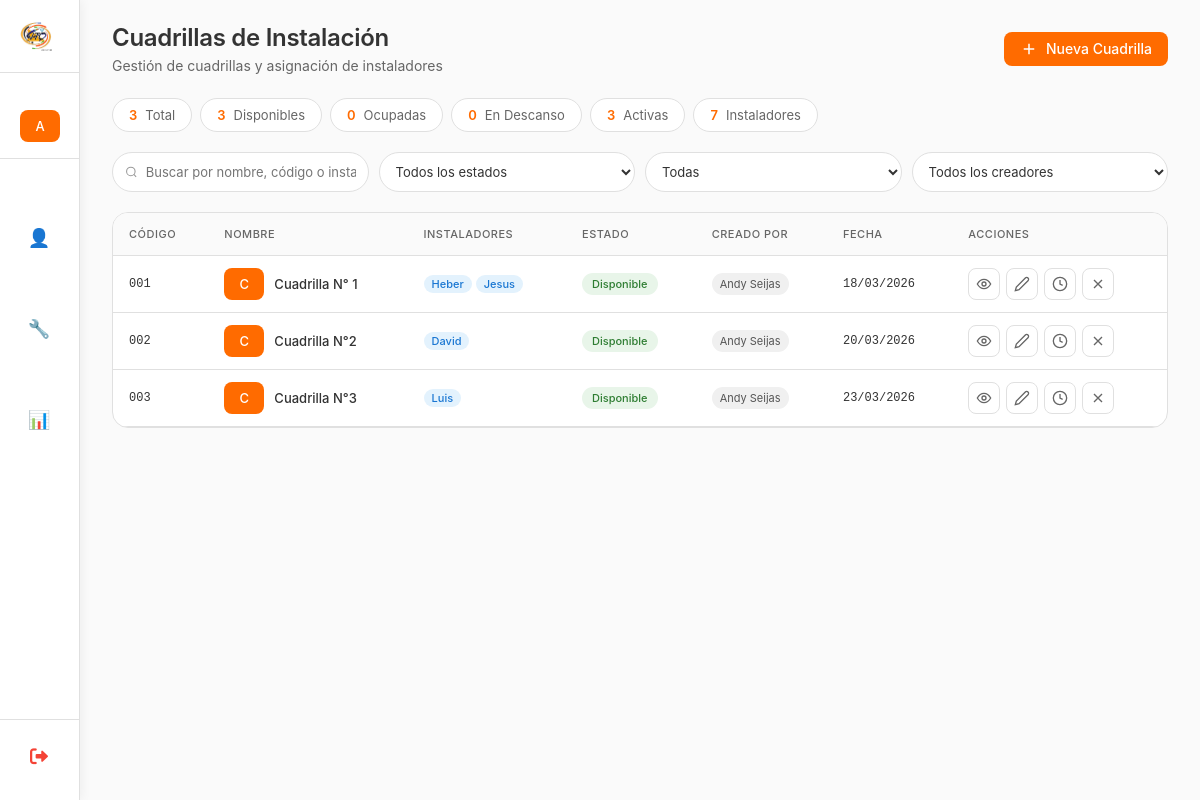
/listar/cuadrilla/ (signed in), run on the app's committed database.
### myapp/models.py (models this page shows, shortened)
class Cuadrilla(models.Model):
    class EstadoCuadrilla(models.TextChoices):
        DISPONIBLE = 'DISPONIBLE', 'Disponible'
        OCUPADO = 'OCUPADO', 'Ocupado'
        EN_DESCANSO = 'DESCANSO', 'En Descanso'
        INACTIVO = 'INACTIVO', 'Inactivo'
    nombre = models.CharField(
        max_length=100,
        unique=True,
        verbose_name="Nombre de la Cuadrilla"
    )
    codigo = models.CharField(
        max_length=20,
        unique=True,
        verbose_name="Código de Cuadrilla",
        help_text="Ej: C001, INST-001"
    )
    instaladores = models.ManyToManyField(
        'PerfilUsuario',
        related_name='cuadrillas',
        verbose_name="Instaladores",
        blank=True
    )
    estado = models.CharField(
        max_length=20,
        choices=EstadoCuadrilla.choices,
        default=EstadoCuadrilla.DISPONIBLE,
        verbose_name="Estado de la Cuadrilla",
        db_index=True
    )
    fecha_creacion = models.DateTimeField(
        auto_now_add=True,
        verbose_name="Fecha de creación"
    )
    fecha_actualizacion = models.DateTimeField(
        auto_now=True,
        verbose_name="Última actualización"
    )
    creado_por = models.ForeignKey(
        User,
        on_delete=models.SET_NULL,
        null=True,
        blank=True,
        related_name='cuadrillas_creadas',
        verbose_name="Creado por"
    )
    activo = models.BooleanField(
        default=True,
        verbose_name="Activo"
    )
    class Meta:
        verbose_name = "Cuadrilla"
        verbose_name_plural = "Cuadrillas"
        ordering = ['nombre']
        indexes = [
            models.Index(fields=['estado']),
            models.Index(fields=['activo']),
            models.Index(fields=['codigo']),
        ]

class PerfilUsuario(models.Model):
    usuario = models.OneToOneField(
        User,
        on_delete=models.CASCADE,
        related_name='perfil',
        verbose_name="Usuario"
    )
    cedula = models.PositiveIntegerField(
        verbose_name="Cédula de Identidad",
        unique=True,
        null=True,
        blank=True
    )
    telefono = models.CharField(
        max_length=20,
        verbose_name="Teléfono",
        blank=True,
        null=True
    )
    activo = models.BooleanField(  # Campo nuevo
        default=True,
        verbose_name="Activo"
    )
    class Meta:
        verbose_name = "Perfil de Usuario"
        verbose_name_plural = "Perfiles de Usuarios"

### myapp/views_admin.py (the view, shortened to what this page needs)
# urls.py: path('listar/cuadrilla/',lista_cuadrillas, name='lista_cuadrillas'),
@login_required
def lista_cuadrillas(request):
    busqueda = request.GET.get('busqueda', '')
    estado = request.GET.get('estado', '')
    activo_filtro = request.GET.get('activo', '')
    creador_filtro = request.GET.get('creador', '')
    cuadrillas = Cuadrilla.objects.all().select_related(
        'creado_por'
    ).prefetch_related(
        'instaladores__usuario'  # Esto carga los instaladores y sus usuarios
    )
    print(f"DEBUG - Total cuadrillas: {cuadrillas.count()}")
    for c in cuadrillas:
        print(f"Cuadrilla {c.nombre}: {c.instaladores.count()} instaladores")
        for i in c.instaladores.all():
            print(f"  - {i.usuario.get_full_name()}")
    if estado:
        cuadrillas = cuadrillas.filter(estado=estado)
    if activo_filtro == 'activas':
        cuadrillas = cuadrillas.filter(activo=True)
    elif activo_filtro == 'inactivas':
        cuadrillas = cuadrillas.filter(activo=False)
    if creador_filtro:
        cuadrillas = cuadrillas.filter(creado_por__username=creador_filtro)
    total_cuadrillas = Cuadrilla.objects.all().count()
    disponibles = Cuadrilla.objects.filter(estado='DISPONIBLE', activo=True).count()
    ocupadas = Cuadrilla.objects.filter(estado='OCUPADO', activo=True).count()
    descanso = Cuadrilla.objects.filter(estado='DESCANSO', activo=True).count()
    activas = Cuadrilla.objects.filter(activo=True).count()
    total_instaladores = PerfilUsuario.objects.filter().count()
    creadores = User.objects.filter(cuadrillas_creadas__isnull=False).distinct()
    paginator = Paginator(cuadrillas, 5)
    page = request.GET.get('page', 1)
    page_obj = paginator.get_page(page)
    es_admin = request.user.is_superuser or (hasattr(request.user, 'perfil') and request.user.perfil.rol == 'ADMIN')
    context = {
        'page_obj': page_obj,
        'total_cuadrillas': total_cuadrillas,
        'disponibles': disponibles,
        'ocupadas': ocupadas,
        'descanso': descanso,
        'activas': activas,
        'total_instaladores': total_instaladores,
        'estados': Cuadrilla.EstadoCuadrilla.choices,
        'es_admin': es_admin,
        'creadores': creadores,
        'busqueda': busqueda,
        'estado': estado,
        'activo_filtro': activo_filtro,
        'creador_filtro': creador_filtro,
    }
    return render(request, 'Admin/cuadrilla/listar_cuadrillas.html', context)

### myapp/templates/Admin/cuadrilla/listar_cuadrillas.html (shortened to what this page needs)
{% extends 'Inicio_De_Sesion/base.html' %}
{% load static %}
{% block page_title %}Cuadrillas de Instalación{% endblock %}
{% block page_subtitle %}Gestión de cuadrillas y asignación de instaladores{% endblock %}
{% block header_actions %}
<a href="{% url 'crear_cuadrilla' %}" class="btn-orange">
    <svg width="18" height="18" viewBox="0 0 24 24" fill="none" stroke="currentColor" stroke-width="2">
        <path d="M12 5v14M5 12h14"/>
    </svg>
    Nueva Cuadrilla
</a>
{% endblock %}
{% block content %}
<div class="stats-grid">
    <div class="stat-card">
        <span class="stat-value">{{ total_cuadrillas|default:0 }}</span>
        <span class="stat-label">Total</span>
    </div>
    <div class="stat-card">
        <span class="stat-value">{{ disponibles|default:0 }}</span>
        <span class="stat-label">Disponibles</span>
    </div>
    <div class="stat-card">
        <span class="stat-value">{{ ocupadas|default:0 }}</span>
        <span class="stat-label">Ocupadas</span>
    </div>
    <div class="stat-card">
        <span class="stat-value">{{ descanso|default:0 }}</span>
        <span class="stat-label">En Descanso</span>
    </div>
    <div class="stat-card">
        <span class="stat-value">{{ activas|default:0 }}</span>
        <span class="stat-label">Activas</span>
    </div>
    <div class="stat-card">
        <span class="stat-value">{{ total_instaladores|default:0 }}</span>
        <span class="stat-label">Instaladores</span>
    </div>
</div>
<div class="filters-container">
    <div class="filters-grid">
        <div class="search-box">
            <svg width="14" height="14" viewBox="0 0 24 24" fill="none" stroke="#999" stroke-width="2">
                <circle cx="11" cy="11" r="8"/>
                <path d="M21 21l-4.35-4.35"/>
            </svg>
            <input type="text" placeholder="Buscar por nombre, código o instalador..."
                   id="searchInput" value="{{ busqueda }}">
        </div>
        <select id="filterEstado" class="filter-select">
            <option value="">Todos los estados</option>
        </select>
        <select id="filterActivo" class="filter-select">
            <option value="">Todas</option>
        </select>
        {% if es_admin %}
        <select id="filterCreador" class="filter-select">
            <option value="">Todos los creadores</option>
        </select>
        {% endif %}
    </div>
</div>
<div class="desktop-view">
    <div class="table-container">
        <table class="table">
            <thead>
                <tr>
                    <th>Código</th>
                    <th>Nombre</th>
                    <th>Instaladores</th>
                    <th>Estado</th>
                    <th>Creado por</th>
                    <th>Fecha</th>
                    <th>Acciones</th>
                </tr>
            </thead>
            <tbody>
                {% for cuadrilla in page_obj %}
                <tr class="{% if not cuadrilla.activo %}inactivo{% endif %}">
                    <td class="codigo-cell">{{ cuadrilla.codigo }}</td>
                    <td>
                        <div class="user-cell">
                            <span class="user-avatar">{{ cuadrilla.nombre|first|upper }}</span>
                            <div>
                                <div class="user-name">{{ cuadrilla.nombre }}</div>
                            </div>
                        </div>
                    </td>
                    <td>
                        {% if cuadrilla.instaladores.all %}
                            <div class="instaladores-tags">
                                {% for instalador in cuadrilla.instaladores.all %}
                                    <span class="instalador-tag" title="{{ instalador.usuario.get_full_name }} - {{ instalador.telefono }}">
                                        {{ instalador.usuario.first_name|default:instalador.usuario.username }}
                                    </span>
                                {% endfor %}
                            </div>
                        {% else %}
                            <span class="badge badge-secondary">Sin instaladores</span>
                        {% endif %}
                    </td>
                    <td>
                        <span class="badge
                            {% if cuadrilla.estado == 'DISPONIBLE' %}badge-success
                            {% elif cuadrilla.estado == 'OCUPADO' %}badge-danger
                            {% elif cuadrilla.estado == 'DESCANSO' %}badge-warning
                            {% else %}badge-secondary{% endif %}">
                            {{ cuadrilla.get_estado_display }}
                        </span>
                    </td>
                    <td>
                        <span class="creador-badge">
                            {{ cuadrilla.creado_por.get_full_name|default:cuadrilla.creado_por.username|default:"Sistema" }}
                        </span>
                    </td>
                    <td class="fecha-cell">{{ cuadrilla.fecha_creacion|date:"d/m/Y" }}</td>
                    <td>
                        <div class="actions">
                            <button class="action-btn" onclick="verCuadrilla({{ cuadrilla.id }})" title="Ver detalles">
                                <svg width="16" height="16" viewBox="0 0 24 24" fill="none" stroke="currentColor" stroke-width="2">
                                    <circle cx="12" cy="12" r="3"/>
                                    <path d="M22 12c-2.667 4.667-6 7-10 7s-7.333-2.333-10-7c2.667-4.667 6-7 10-7s7.333 2.333 10 7z"/>
                                </svg>
                            </button>
                            <a href="{% url 'editar_cuadrilla' cuadrilla.id %}" class="action-btn" title="Editar">
                                <svg width="16" height="16" viewBox="0 0 24 24" fill="none" stroke="currentColor" stroke-width="2">
                                    <path d="M17 3a2.828 2.828 0 1 1 4 4L7.5 20.5 2 22l1.5-5.5L17 3z"/>
                                </svg>
                            </a>
                            {% if cuadrilla.activo %}
                            <button class="action-btn" onclick="cambiarEstado({{ cuadrilla.id }}, '{{ cuadrilla.estado }}')" title="Cambiar estado">
                                <svg width="16" height="16" viewBox="0 0 24 24" fill="none" stroke="currentColor" stroke-width="2">
                                    <circle cx="12" cy="12" r="10"/>
                                    <path d="M12 6v6l4 2"/>
                                </svg>
                            </button>
                            <button class="action-btn" onclick="confirmarDesactivar({{ cuadrilla.id }}, '{{ cuadrilla.nombre }}')" title="Desactivar">
                                <svg width="16" height="16" viewBox="0 0 24 24" fill="none" stroke="currentColor" stroke-width="2">
                                    <path d="M18 6L6 18M6 6l12 12"/>
                                </svg>
                            </button>
                            {% endif %}
                        </div>
                    </td>
                </tr>
                {% empty %}
                <tr>
                    <td colspan="7" class="empty">No hay cuadrillas registradas</td>
                </tr>
                {% endfor %}
            </tbody>
        </table>
    </div>
</div>
{% endblock %}

### myapp/templates/Inicio_De_Sesion/base.html (shortened to what this page needs)
{% load static %}
<!DOCTYPE html>
<html lang="es">
<head>
    <link rel="stylesheet" href="https://cdnjs.cloudflare.com/ajax/libs/font-awesome/6.0.0/css/all.min.css">
</head>
<body>
    <div class="dashboard">
        <div class="sidebar" id="sidebar">
            <div class="logo-area" onclick="window.location.href='{% url 'dashboard' %}'">
                <img src="{% static 'cd.png' %}" alt="VTC" class="logo">
            </div>
            <div class="user-info">
                <div class="user-avatar">
                    {{ user.username|first|upper }}
                </div>
            </div>
            <div class="menu">
                <div class="menu-item" onclick="toggleSubmenu(this, 'vendedorSubmenu')">
                    <span class="menu-icon">👤</span>
                </div>
                {% if user.groups.all.0.name == 'Instalador' or user.groups.all.0.name == 'Administrador' or user.is_superuser %}
                <div class="menu-item" onclick="toggleSubmenu(this, 'instaladorSubmenu')">
                    <span class="menu-icon">🔧</span>
                </div>
                {% endif %}
                {% if user.is_superuser or user.groups.all.0.name == 'Administrador' %}
                <div class="menu-item" onclick="window.location.href='{% url 'panel_administrativo' %}'">
                    <span class="menu-icon">📊</span>
                </div>
                {% endif %}
            </div>
            <div class="sidebar-footer">
                <a href="{% url 'logout' %}" class="logout-sidebar" onclick="return confirm('¿Estás seguro que deseas cerrar sesión?')">
                    <i class="fas fa-sign-out-alt"></i>
                </a>
            </div>
        </div>
        <div class="main-content" id="mainContent">
            <div class="content-header">
                <div class="page-title">
                    <h1>{% block page_title %}Dashboard{% endblock %}</h1>
                    <p>{% block page_subtitle %}{{ current_date|default:"11 mar 2026" }} · Bienvenido de vuelta{% endblock %}</p>
                </div>
                <div class="header-actions">
                    {% block header_actions %}{% endblock %}
                </div>
            </div>
            {% block content %}{% endblock %}
        </div>
    </div>
</body>
</html>

### data on the page
Cuadrilla: codigo "001", nombre|first "C", nombre "Cuadrilla N° 1", estado "Disponible", creado_por.get_full_name "Andy Seijas", fecha_creacion "18/03/2026"
PerfilUsuario: usuario.first_name "Heber"
PerfilUsuario: usuario.first_name "Jesus"
Cuadrilla: codigo "002", nombre|first "C", nombre "Cuadrilla N°2", estado "Disponible", creado_por.get_full_name "Andy Seijas", fecha_creacion "20/03/2026"
PerfilUsuario: usuario.first_name "David"
Cuadrilla: codigo "003", nombre|first "C", nombre "Cuadrilla N°3", estado "Disponible", creado_por.get_full_name "Andy Seijas", fecha_creacion "23/03/2026"
PerfilUsuario: usuario.first_name "Luis"

### other printed values
{{ user.username|first|upper }} "A"
{{ total_cuadrillas|default:0 }} "3"
{{ disponibles|default:0 }} "3"
{{ ocupadas|default:0 }} "0"
{{ descanso|default:0 }} "0"
{{ activas|default:0 }} "3"
{{ total_instaladores|default:0 }} "7"
